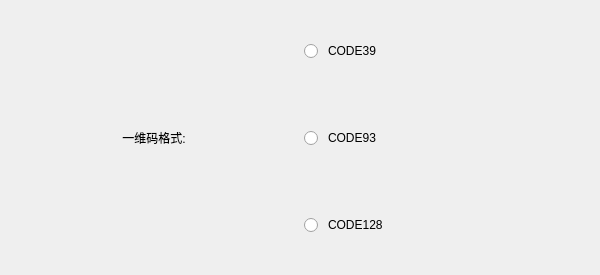
     <widget class="QWidget" name="page_46">
      <widget class="QWidget" name="layoutWidget">
       <property name="geometry">
        <rect>
         <x>10</x>
         <y>10</y>
         <width>581</width>
         <height>256</height>
        </rect>
       </property>
       <layout class="QHBoxLayout" name="horizontalLayout_9">
        <item>
         <widget class="QLabel" name="label_5">
          <property name="styleSheet">
           <string notr="true">font: 14pt &quot;黑体&quot;;</string>
          </property>
          <property name="text">
           <string>一维码格式:</string>
          </property>
          <property name="alignment">
           <set>Qt::AlignCenter</set>
          </property>
         </widget>
        </item>
        <item>
         <layout class="QVBoxLayout" name="verticalLayout_4">
          <item>
           <widget class="QRadioButton" name="radioButton_65">
            <property name="minimumSize">
             <size>
              <width>0</width>
              <height>80</height>
             </size>
            </property>
            <property name="styleSheet">
             <string notr="true">QRadioButton{
   font: 14pt &quot;黑体&quot;;
   spacing: 10 
}  

QRadioButton::indicator { 
   width: 25px;
   height: 25px;
   image: url(:/A31/A31/logo/Radio.png);
}

QRadioButton::indicator:checked { 
image: url(:/A31/A31/logo/Radio_check.png);s
}</string>
            </property>
            <property name="text">
             <string>CODE39</string>
            </property>
           </widget>
          </item>
          <item>
           <widget class="QRadioButton" name="radioButton_64">
            <property name="minimumSize">
             <size>
              <width>0</width>
              <height>80</height>
             </size>
            </property>
            <property name="styleSheet">
             <string notr="true">QRadioButton{
   font: 14pt &quot;黑体&quot;;
   spacing: 10 
}  

QRadioButton::indicator { 
   width: 25px;
   height: 25px;
   image: url(:/A31/A31/logo/Radio.png);
}

QRadioButton::indicator:checked { 
image: url(:/A31/A31/logo/Radio_check.png);s
}</string>
            </property>
            <property name="text">
             <string>CODE93</string>
            </property>
           </widget>
          </item>
          <item>
           <widget class="QRadioButton" name="radioButton_68">
            <property name="minimumSize">
             <size>
              <width>0</width>
              <height>80</height>
             </size>
            </property>
            <property name="styleSheet">
             <string notr="true">QRadioButton{
   font: 14pt &quot;黑体&quot;;
   spacing: 10 
}  

QRadioButton::indicator { 
   width: 25px;
   height: 25px;
   image: url(:/A31/A31/logo/Radio.png);
}

QRadioButton::indicator:checked { 
image: url(:/A31/A31/logo/Radio_check.png);s
}</string>
            </property>
            <property name="text">
             <string>CODE128</string>
            </property>
           </widget>
          </item>
         </layout>
        </item>
       </layout>
      </widget>
     </widget>
